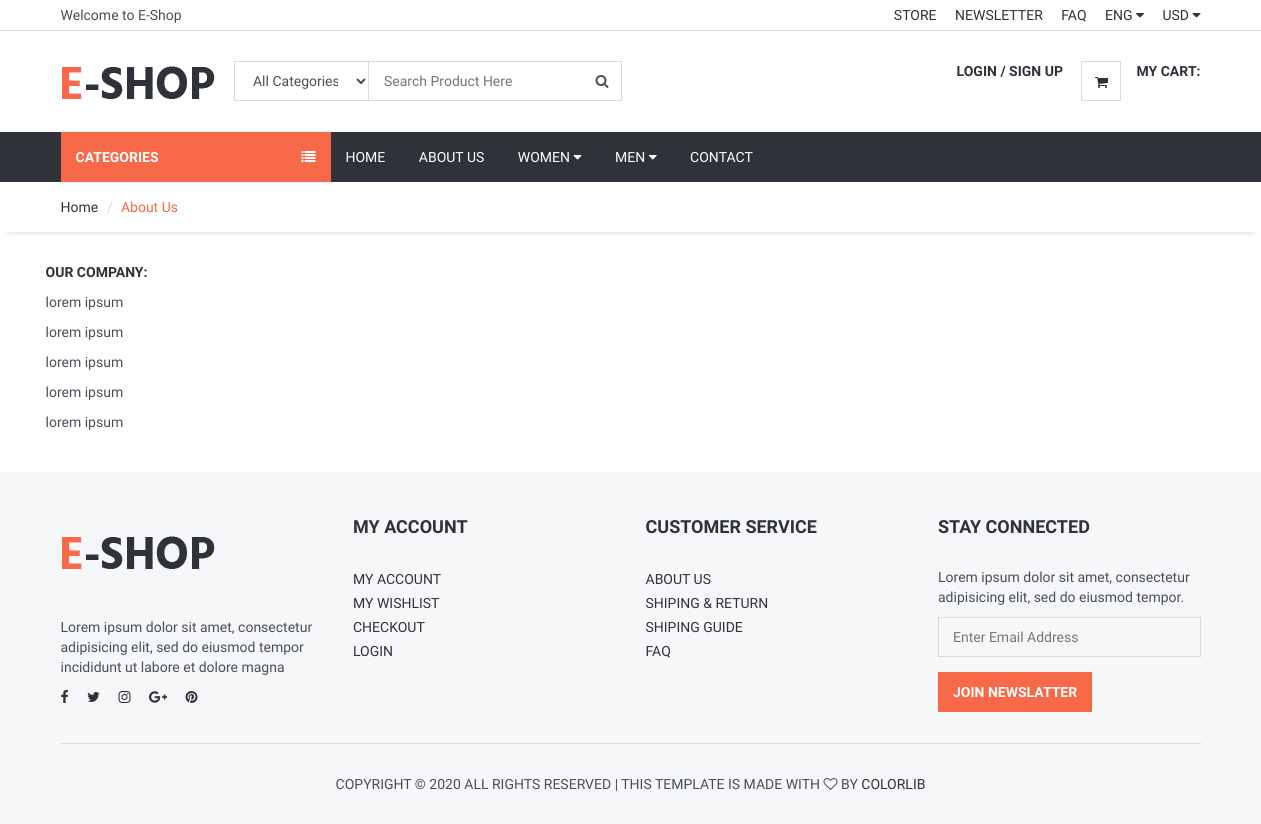
The app's page /aboutus/, older data.
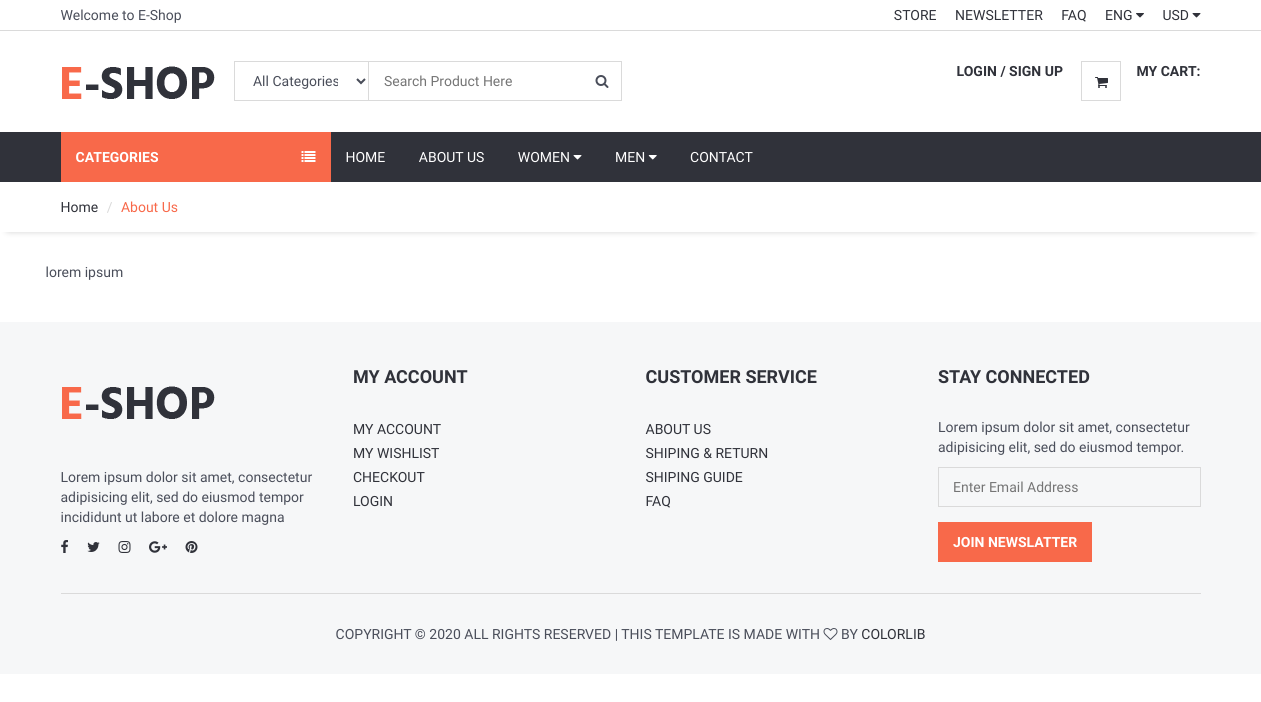
The same page, newer data.
### djapp/models.py (models this page shows, shortened)
class Information(models.Model):
    STATUS = (('True', 'True'), ('False', 'False'))
    title = models.CharField(max_length=255)
    keywords = models.CharField(max_length=255)
    description = models.CharField(max_length=255)
    company = models.CharField(max_length=100)
    address = models.CharField(blank=True,max_length=100)
    phone = models.CharField(blank=True,max_length=30)
    email = models.CharField(blank=True,max_length=100)
    icon = models.ImageField(blank=True,upload_to='images/')
    facebook = models.CharField(blank=True,max_length=100)
    instagram = models.CharField(blank=True,max_length=100)
    twitter = models.CharField(blank=True,max_length=100)
    youtube = models.CharField(blank=True, max_length=100)
    about_us = RichTextUploadingField(blank=True)
    contact = RichTextUploadingField(blank=True)
    status=models.CharField(max_length=100,choices=STATUS)
    create_at=models.DateTimeField(auto_now_add=True)
    update_at=models.DateTimeField(auto_now=True)

### djapp/views.py (the view)
# urls.py: path('aboutus/',aboutus,name="aboutus"),
def aboutus(request):
    info = Information.objects.get(pk=True)
    category = Category.objects.all()
    context_var = {'info': info, 'category': category}
    return render(request, 'aboutus.html', context_var)

### djapp/templates/aboutus.html (shortened to what this page needs)
{% extends 'base.html' %}
{% load static %}
{% block content %}
<div id="breadcrumb">
	<div class="container">
		<ul class="breadcrumb">
			<li><a href="/">Home</a></li>
			<li class="active">About Us </li>
		</ul>
	</div>
</div>
<div class="section">
	<div class="container">
        <div class="row">
            {{info.about_us|safe}}
        </div>
	</div>
</div>
{% endblock %}

Row changes from the older to the newer data that the page shows:
changed Information: about_us "OUR COMPANY: lorem ipsum lorem ipsum lorem ipsum lorem ipsum lorem ipsum" → "lorem ipsum"
